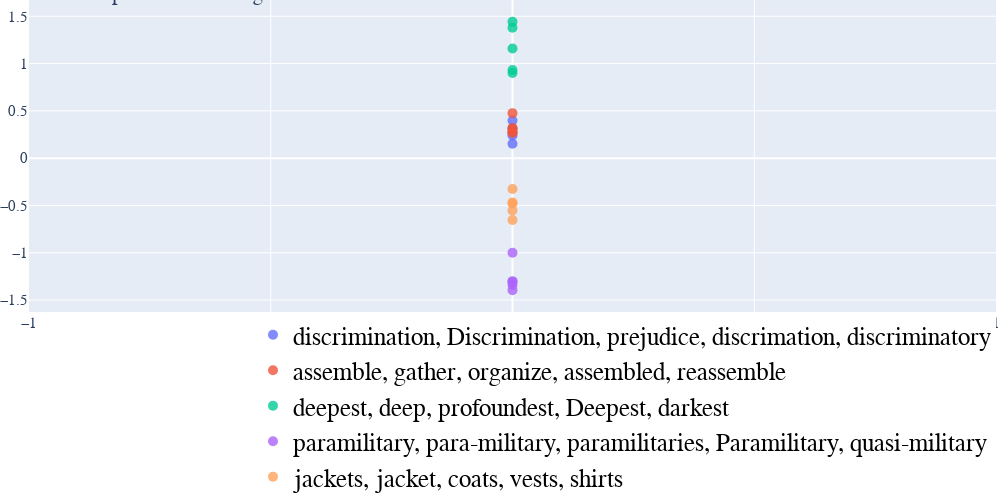

The notebook cell saved with this chart:
### Code cell
D = 1
experiment.PCA_reduce_dimensionality(D)
experiment.TSNE_reduce_dimensionality(D)
experiment.stream_hash_projection(D)
experiment.umap_projection(D)
experiment.mds_projection(D)
for method in ["PCA", "TSNE", "Streamhash", "MDS", "UMAP"]:
    print(method, D)
    visualize_embedding_dimensions(
        experiment.embeddings[method][D]
    )

### Figure 1 — Plotly figure (JSON) as saved in the notebook; plotly's stock layout.template omitted (floating-point values rounded to 4 significant figures)
{"data": [{"marker": {"color": 2, "opacity": 0.8, "size": 10}, "mode": "markers+text", "name": "discrimination, Discrimination, prejudice, discrimation, discriminatory", "textfont": {"size": 20}, "textposition": "top center", "type": "scatter", "x": [0, 0, 0, 0, 0], "y": [0.3163, 0.2684, 0.3983, 0.1517, 0.2397]}, {"marker": {"color": 2, "opacity": 0.8, "size": 10}, "mode": "markers+text", "name": "assemble, gather, organize, assembled, reassemble", "textfont": {"size": 20}, "textposition": "top center", "type": "scatter", "x": [0, 0, 0, 0, 0], "y": [0.3184, 0.4757, 0.2733, 0.3042, 0.2698]}, {"marker": {"color": 2, "opacity": 0.8, "size": 10}, "mode": "markers+text", "name": "deepest, deep, profoundest, Deepest, darkest", "textfont": {"size": 20}, "textposition": "top center", "type": "scatter", "x": [0, 0, 0, 0, 0], "y": [1.441, 0.8995, 1.159, 1.379, 0.9308]}, {"marker": {"color": 2, "opacity": 0.8, "size": 10}, "mode": "markers+text", "name": "paramilitary, para-military, paramilitaries, Paramilitary, quasi-military", "textfont": {"size": 20}, "textposition": "top center", "type": "scatter", "x": [0, 0, 0, 0, 0], "y": [-1.308, -1.341, -1.395, -1.3, -0.9995]}, {"marker": {"color": 2, "opacity": 0.8, "size": 10}, "mode": "markers+text", "name": "jackets, jacket, coats, vests, shirts", "textfont": {"size": 20}, "textposition": "top center", "type": "scatter", "x": [0, 0, 0, 0, 0], "y": [-0.5527, -0.3257, -0.4675, -0.6544, -0.4802]}], "layout": {"autosize": false, "font": {"family": "Courier New", "size": 15}, "height": 500, "legend": {"font": {"color": "black", "family": "Courier New", "size": 25}, "orientation": "h", "x": 1, "xanchor": "right", "y": 0, "yanchor": "top"}, "margin": {"b": 0, "l": 0, "r": 0, "t": 0}, "showlegend": true, "title": {"text": "Scatter plot of embedding dimensions"}, "width": 1000}}
